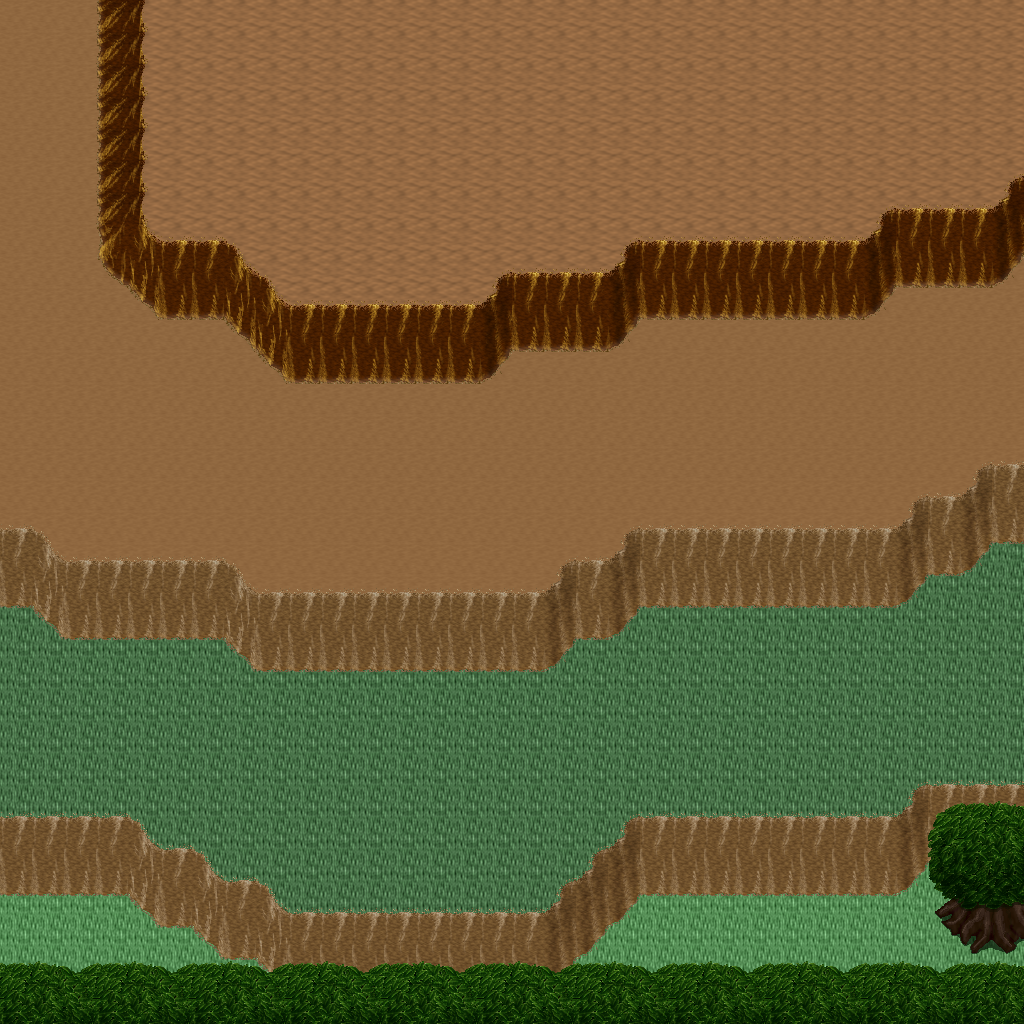

Rendered tile map (Tiled .tmx) drawn with the repository's tilesets; below, a short description and the map source with its tile grids summarised:
An orthogonal 32x32 tile map with 32x32 px tiles, 5 tile layers (Ground, Objects, Objects2, Above, ...), 1 hidden layer not drawn, 14 tilesets.

<map version="1.10" tiledversion="1.11.0" orientation="orthogonal" renderorder="right-down" width="32" height="32" tilewidth="32" tileheight="32" infinite="0" nextlayerid="11" nextobjectid="1">
 <tileset firstgid="1" name="logic_collision" tilewidth="32" tileheight="32" tilecount="1" columns="1">
  <image source="../drawable/logic_collision.png" width="32" height="32" />
 </tileset>
 <tileset firstgid="2" name="ground_ground" tilewidth="32" tileheight="32" tilecount="33" columns="3">
  <image source="../drawable/ground_ground.png" width="96" height="352" />
 </tileset>
 <tileset firstgid="35" name="ground_ridge_earth_pale" tilewidth="32" tileheight="32" tilecount="96" columns="12">
  <image source="../drawable/ground_ridge_earth_pale.png" width="384" height="256" />
 </tileset>
 <tileset firstgid="131" name="ground_ridge_earth_dark" tilewidth="32" tileheight="32" tilecount="96" columns="12">
  <image source="../drawable/ground_ridge_earth_dark.png" width="384" height="256" />
 </tileset>
 <tileset firstgid="227" name="terrain_desert" tilewidth="32" tileheight="32" tilecount="88" columns="8">
  <image source="../drawable/terrain_desert.png" width="256" height="352" />
 </tileset>
 <tileset firstgid="315" name="plant_tree_tree_darkgreen" tilewidth="32" tileheight="32" tilecount="88" columns="8">
  <image source="../drawable/plant_tree_tree_darkgreen.png" width="256" height="352" />
 </tileset>
 <tileset firstgid="403" name="building_tan_building" tilewidth="32" tileheight="32" tilecount="24" columns="4">
  <image source="../drawable/building_tan_building.png" width="128" height="192" />
 </tileset>
 <tileset firstgid="427" name="plant_cactus_2" tilewidth="32" tileheight="32" tilecount="10" columns="5">
  <image source="../drawable/plant_cactus_2.png" width="160" height="64" />
 </tileset>
 <tileset firstgid="437" name="ground_sand_2" tilewidth="32" tileheight="32" tilecount="15" columns="5">
  <image source="../drawable/ground_sand_2.png" width="160" height="96" />
 </tileset>
 <tileset firstgid="452" name="object_stone_well" tilewidth="32" tileheight="32" tilecount="6" columns="2">
  <image source="../drawable/object_stone_well.png" width="64" height="96" />
 </tileset>
 <tileset firstgid="458" name="plant_tree_banana_tree" tilewidth="32" tileheight="32" tilecount="40" columns="4">
  <image source="../drawable/plant_tree_banana_tree.png" width="128" height="320" />
 </tileset>
 <tileset firstgid="498" name="ground_sand_edges" tilewidth="32" tileheight="32" tilecount="15" columns="5">
  <image source="../drawable/ground_sand_edges.png" width="160" height="96" />
 </tileset>
 <tileset firstgid="513" name="building_window_window_centered" tilewidth="32" tileheight="32" tilecount="1" columns="1">
  <image source="../drawable/building_window_window_centered.png" width="32" height="32" />
 </tileset>
 <tileset firstgid="514" name="building_door_closed" tilewidth="32" tileheight="32" tilecount="1" columns="1">
  <image source="../drawable/building_door_closed.png" width="32" height="32" />
 </tileset>
 <layer id="1" name="Ground" width="32" height="32">
  <data>[1024 cells, 1024 non-empty, 4 distinct tile ids]</data>
 </layer>
 <layer id="2" name="Objects" width="32" height="32">
  <data>[1024 cells, 317 non-empty, 32 distinct tile ids]</data>
 </layer>
 <layer id="3" name="Objects2" width="32" height="32">
  <data>[1024 cells, 0 non-empty, 0 distinct tile ids]</data>
 </layer>
 <layer id="4" name="Above" width="32" height="32">
  <data>[1024 cells, 73 non-empty, 13 distinct tile ids]</data>
 </layer>
 <layer id="5" name="Above2" width="32" height="32">
  <data>[1024 cells, 0 non-empty, 0 distinct tile ids]</data>
 </layer>
 <layer id="6" name="Walkable" width="32" height="32" visible="0">
  <data>[1024 cells, 291 non-empty, 1 distinct tile ids]</data>
 </layer>
 <objectgroup id="7" name="Mapevents" />
 <objectgroup id="8" name="Spawn" />
 <objectgroup id="9" name="Keys" />
 <objectgroup id="10" name="Replace" />
</map>
